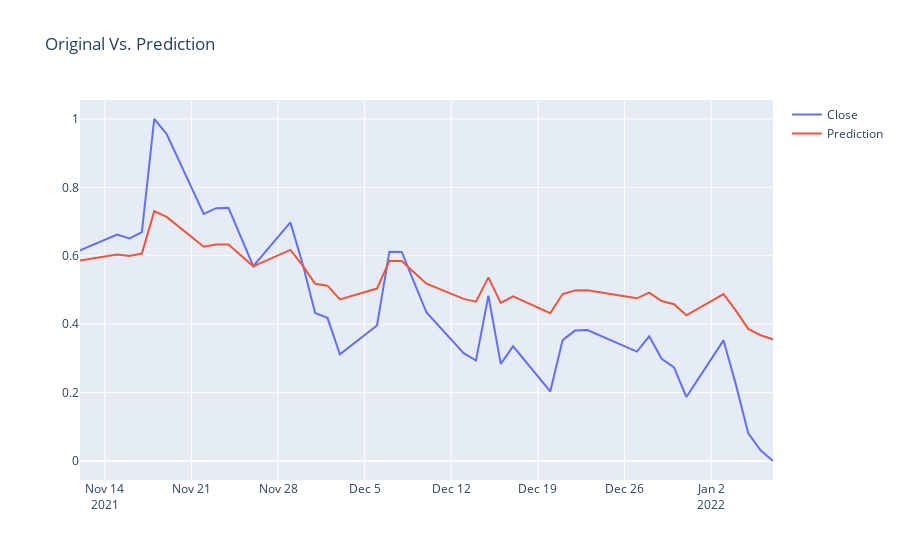

The notebook cell this image was saved under:
### Code cell
# Plot the results
interactive_plot(df_predicted, "Original Vs. Prediction")
